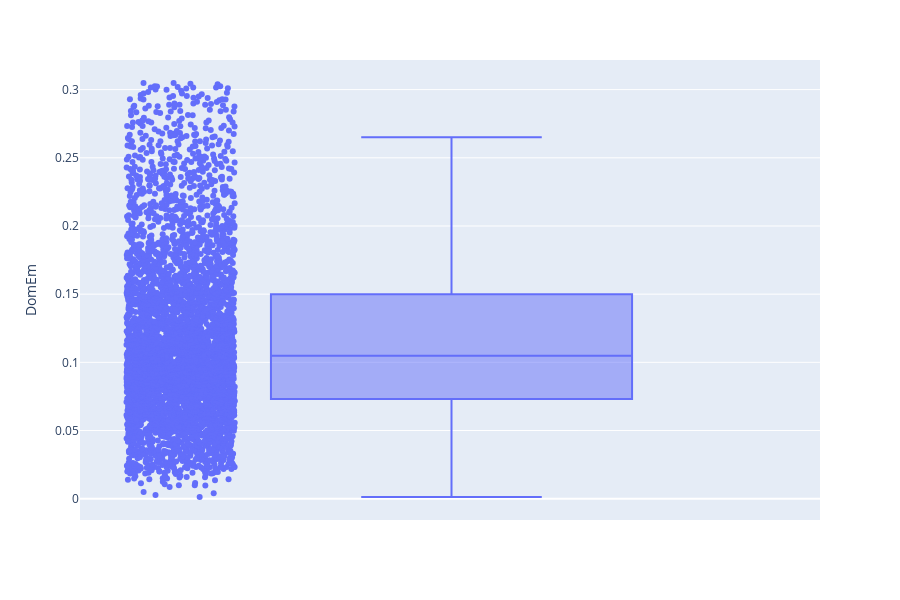

The code cell stored with this chart in its notebook:
### Code cell
fig = px.box( pm25em[pm25em['DomEm'] <= 0.305], y="DomEm",points="all")
fig.show()

### Figure 1 — Plotly figure (JSON) as saved in the notebook; plotly's stock layout.template omitted (floating-point values rounded to 4 significant figures; data arrays with more than 128 entries replaced by an {"elided": "..."} marker saying what was removed)
{"data": [{"alignmentgroup": "True", "boxpoints": "all", "hoverlabel": {"namelength": 0}, "hovertemplate": "DomEm=%{y}", "legendgroup": "", "marker": {"color": "#636efa"}, "name": "", "notched": false, "offsetgroup": "", "orientation": "v", "showlegend": false, "type": "box", "x0": " ", "xaxis": "x", "y": {"elided": "4422 float values"}, "y0": " ", "yaxis": "y"}], "layout": {"boxmode": "group", "height": 600, "legend": {"tracegroupgap": 0}, "margin": {"t": 60}, "xaxis": {"anchor": "y", "domain": [0, 1]}, "yaxis": {"anchor": "x", "domain": [0, 1], "title": {"text": "DomEm"}}}}
